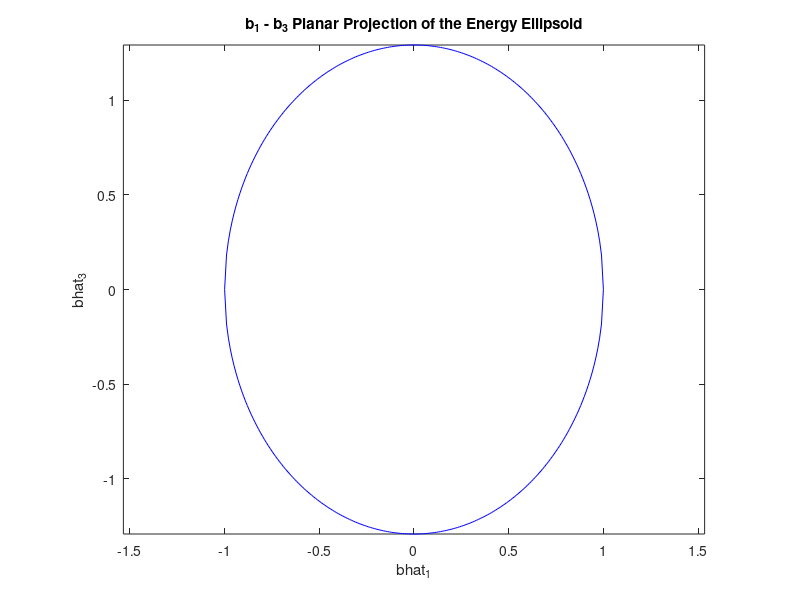
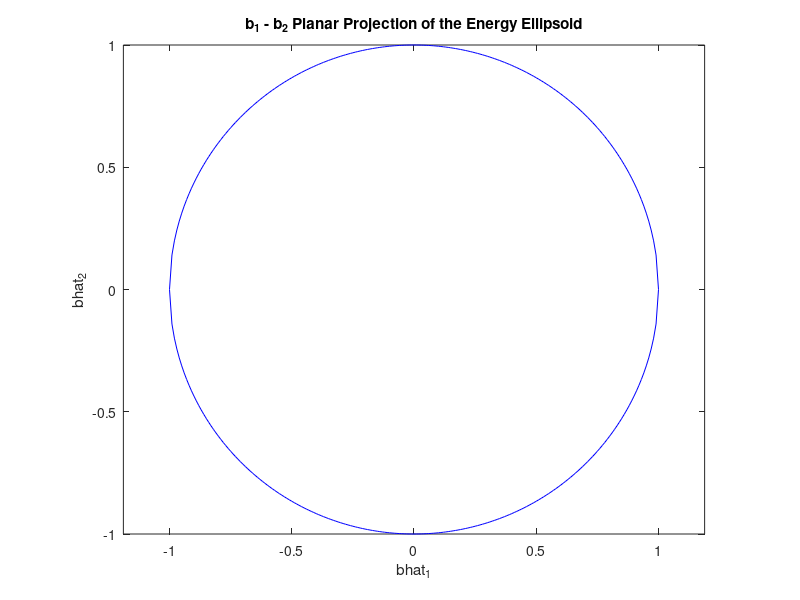
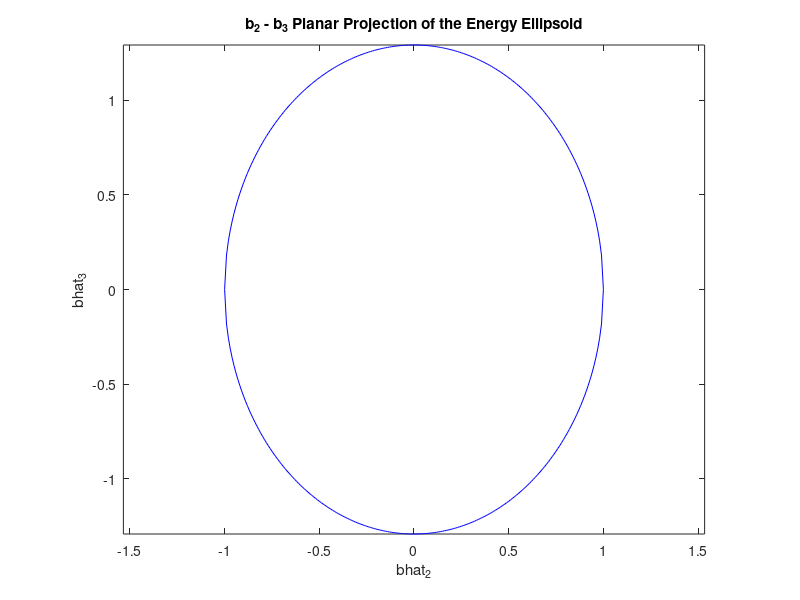

Write MATLAB code to recreate these figures, in order.
close all
clear
clc

scrsz = get(0,'ScreenSize');

I(1,1:3,1:3) = [500 0 0; 0 500 0; 0 0 300];

x = -1:.01:1;

y = sqrt( (1-x.^2)./0.6 );
figure('Position',[scrsz(3)/4 scrsz(4)/2 scrsz(3)/2 scrsz(4)/2])
plot(x,y,'b',x,-y,'b')
axis equal;
title('b_1 - b_3 Planar Projection of the Energy Ellipsoid')
ylabel('bhat_3')
xlabel('bhat_1')

y = sqrt( (1-x.^2));
figure('Position',[scrsz(3)/4 scrsz(4)/2 scrsz(3)/2 scrsz(4)/2])
plot(x,y,'b',x,-y,'b')
axis equal;
title('b_1 - b_2 Planar Projection of the Energy Ellipsoid')
ylabel('bhat_2')
xlabel('bhat_1')

y = sqrt( (1-x.^2)./0.6 );
figure('Position',[scrsz(3)/4 scrsz(4)/2 scrsz(3)/2 scrsz(4)/2])
plot(x,y,'b',x,-y,'b')
axis equal;
title('b_2 - b_3 Planar Projection of the Energy Ellipsoid')
ylabel('bhat_3')
xlabel('bhat_2')





%    for i = 1:length(w_mag)
%       w(inertia_index,i,1:3) = [w_mag(i) * sind(30) 0 -w_mag(i)*cosd(30)];
% 
%       s(inertia_index,i) = ((I(1,1) - I(3,3)) / I(1,1)) * (w(inertia_index,i,3));
% 
%       H = dyadicRightDot(I(1:3,1:3),w(inertia_index,i,1:3));
% 
%       p(inertia_index,i) = norm(H) / I(1,1);
% 
%       phi(inertia_index,i) = acosd((I(3,3)/(I(1,1)-I(3,3))) * s(inertia_index,i)/p(inertia_index,i));
% 
%       T(inertia_index,i) = 1 / p(inertia_index,i);
%    end
%    
% 
% scrsz = get(0,'ScreenSize');
% figure('Position',[scrsz(3)/4 scrsz(4)/2 scrsz(3)/2 scrsz(4)/2])
% plot(w_mag(1:i), p(1,:),'b',w_mag(1:i), p(2,:),'k')
% title('Precession rate vs w_{mag}')
% ylabel('Precession rate (rad/s)')
% xlabel('w_{mag} (rad/s)')
% legend('J = 300 kg*m^2', 'J = 75 kg*m^2','Location','EastOutside');
% 
% figure('Position',[scrsz(3)/4 scrsz(4)/2 scrsz(3)/2 scrsz(4)/2])
% plot(w_mag(1:i), s(1,:),'b',w_mag(1:i), s(2,:),'k')
% title('Spin rate vs w_{mag}')
% ylabel('Spin rate (rad/s)')
% xlabel('w_{mag} (rad/s)')
% legend('J = 300 kg*m^2', 'J = 75 kg*m^2','Location','EastOutside');
% 
% figure('Position',[scrsz(3)/4 scrsz(4)/2 scrsz(3)/2 scrsz(4)/2])
% plot(w_mag(1:i), phi(1,:),'b',w_mag(1:i), phi(2,:),'k')
% title('Nutation Angle vs w_{mag}')
% ylabel('Nutation Angle (degrees)')
% xlabel('w_{mag} (rad/s)')
% legend('J = 300 kg*m^2', 'J = 75 kg*m^2','Location','EastOutside');
% 
% figure('Position',[scrsz(3)/4 scrsz(4)/2 scrsz(3)/2 scrsz(4)/2])
% plot(w_mag(1:i), T(1,:),'b',w_mag(1:i), T(2,:),'k')
% title('Precession period vs w_{mag}')
% ylabel('Precession period (sec/rev)')
% xlabel('w_{mag} (rad/s)')
% legend('J = 300 kg*m^2', 'J = 75 kg*m^2','Location','EastOutside');
